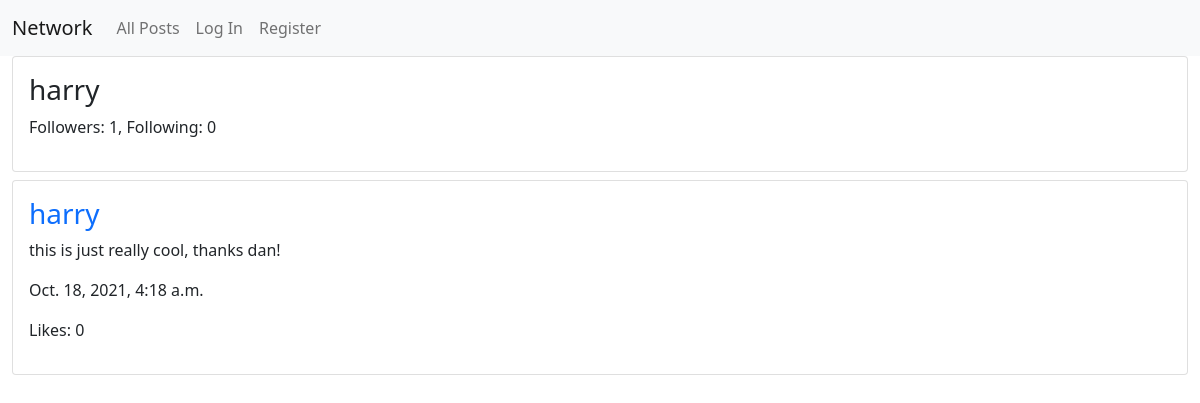
The page /profile/2 on the database its author committed.
### network/models.py (models this page shows, shortened)
class User(AbstractUser):
    def get_followers(self):
        return [x.follower for x in Follow.objects.all() if x.following == self]
    def get_following(self):
        return [x.following for x in Follow.objects.all()
                    if x.follower == self]

class Post(models.Model):
    user = models.ForeignKey("User", on_delete=models.CASCADE, related_name="post_user")
    body = models.TextField()
    timestamp = models.DateTimeField(auto_now_add=True)
    likes = models.IntegerField(default=0)

### network/views.py (the view)
# urls.py: path("profile/<int:user_id>", views.profile, name="profile"),
def profile(request, user_id):
    user = User.objects.get(pk=user_id)
    followers = user.get_followers()
    following = user.get_following()
    posts = Post.objects.all().filter(user=user).order_by("-timestamp")
    return render(request, "network/profile.html", {
        "profile_user": user,
        "followers": followers,
        "following": following,
        "posts": posts
    })

### network/templates/network/profile.html (shortened to what this page needs)
{% extends "network/layout.html" %}
{% load static %}
{% block body %}
<div class="card mb-2">
    <div class="card-body px-3">
        <h3>{{ profile_user.username }}</h3>
        <p>Followers: {{ followers|length }}, Following: {{ following|length }}</p>
    </div>
</div>
{% for post in posts %}
    {% include "network/post_layout.html" %}
{% endfor %}
{% endblock %}

### network/templates/network/post_layout.html (shortened to what this page needs)
{% load static %}
<div class="card mb-2">
    <div class="card-body px-3">
        <h3>
            <a class="text-decoration-none" href="{% url 'profile' post.user.id %}">
                {{ post.user.username }}
            </a>
        </h3>
        <p>{{ post.body }}</p>
        <p>{{ post.timestamp }}</p>
        {% if user.is_authenticated %}
            <p>
                <a href="{% url 'index' %}">
                    🖤❤️
                </a>
                :{{ post.likes }}
            </p>
        {% else %}
            <p>
                Likes:
                {{ post.likes }}
            </p>
        {% endif %}
    </div>
</div>

### rows shown on the page
User: username "harry"
Post: user.username "harry", body "this is just really cool, thanks dan!", timestamp "Oct. 18, 2021, 4:18 a.m.", likes "0"

### other values the page prints
{{ followers|length }} "1"
{{ following|length }} "0"
